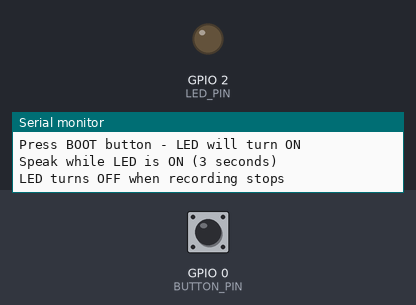
The sketch below on a simulated ESP32. Shown: output pins drawn as LEDs (lit = HIGH), the last lines printed to the serial monitor. The inputs (shaded band) are chosen by the test bench; at power-on: GPIO 0 (BUTTON_PIN) HIGH. WiFi joins after 1.5 s; servers stay silent unless stated; I2S audio is not simulated (input reads silence); uploads are accepted with an empty reply.

Above: at 4.6 s.
4.7 s: GPIO 0 (BUTTON_PIN) pulled LOW for 0.15 s
At 5.8 s:
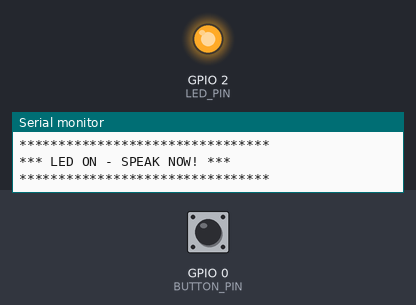
Timing chart, 0 to 9.3 s (numbered marks = the images above; inputs shaded):
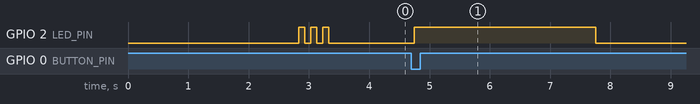

The sketch:

google_api_sst.ino
```cpp
#include <WiFi.h>
#include <WiFiClientSecure.h>
#include <driver/i2s.h>
#include "mbedtls/base64.h"

// WiFi credentials
const char* ssid = "Kverse";
const char* password = "12345678";

// Google Cloud API Key
const char* apiKey = "My Api Key";

// I2S pins for INMP441
#define I2S_WS 25
#define I2S_SD 32
#define I2S_SCK 33
#define I2S_PORT I2S_NUM_0

// Audio settings
#define SAMPLE_RATE 16000
#define RECORD_SECONDS 3
#define AUDIO_BUFFER_SIZE (SAMPLE_RATE * RECORD_SECONDS * 2)

int16_t* audioBuffer;
size_t audioSize = 0;

// DC offset
int32_t dcOffset = 0;
const float DC_ALPHA = 0.95;

#define BUTTON_PIN 0
#define LED_PIN 2  // Built-in LED

void setupI2S() {
  i2s_config_t i2s_config = {
    .mode = (i2s_mode_t)(I2S_MODE_MASTER | I2S_MODE_RX),
    .sample_rate = SAMPLE_RATE,
    .bits_per_sample = I2S_BITS_PER_SAMPLE_16BIT,
    .channel_format = I2S_CHANNEL_FMT_ONLY_LEFT,
    .communication_format = I2S_COMM_FORMAT_STAND_I2S,
    .intr_alloc_flags = ESP_INTR_FLAG_LEVEL1,
    .dma_buf_count = 8,
    .dma_buf_len = 1024,
    .use_apll = false,
    .tx_desc_auto_clear = false,
    .fixed_mclk = 0
  };

  i2s_pin_config_t pin_config = {
    .bck_io_num = I2S_SCK,
    .ws_io_num = I2S_WS,
    .data_out_num = I2S_PIN_NO_CHANGE,
    .data_in_num = I2S_SD
  };

  i2s_driver_install(I2S_PORT, &i2s_config, 0, NULL);
  i2s_set_pin(I2S_PORT, &pin_config);
  i2s_zero_dma_buffer(I2S_PORT);
}

void calibrateMic() {
  Serial.println("Calibrating...");
  delay(200);

  int32_t sum = 0;
  int cnt = 0;
  int16_t buf[256];
  size_t rd;

  for (int i = 0; i < 8; i++) {
    i2s_read(I2S_PORT, buf, sizeof(buf), &rd, portMAX_DELAY);
    for (int j = 0; j < rd / 2; j++) {
      sum += buf[j];
      cnt++;
    }
  }
  dcOffset = sum / cnt;
  Serial.printf("DC Offset: %d\n", dcOffset);
}

void recordAudio() {
  // Signal start
  digitalWrite(LED_PIN, HIGH);
  Serial.println("\n********************************");
  Serial.println("*** LED ON - SPEAK NOW! ***");
  Serial.println("********************************");

  size_t idx = 0;
  size_t maxSamples = AUDIO_BUFFER_SIZE / 2;
  int16_t buf[256];
  size_t rd;
  int32_t maxAmp = 0;

  unsigned long start = millis();
  while (millis() - start < RECORD_SECONDS * 1000 && idx < maxSamples) {
    i2s_read(I2S_PORT, buf, sizeof(buf), &rd, portMAX_DELAY);
    for (size_t i = 0; i < rd / 2 && idx < maxSamples; i++) {
      int16_t s = buf[i] - dcOffset;
      s = s * 2;  // 2x gain
      if (s > 32767) s = 32767;
      if (s < -32768) s = -32768;
      audioBuffer[idx++] = s;
      if (abs(s) > maxAmp) maxAmp = abs(s);
      dcOffset = DC_ALPHA * dcOffset + (1 - DC_ALPHA) * buf[i];
    }
  }

  audioSize = idx * 2;

  // Signal stop
  digitalWrite(LED_PIN, LOW);
  Serial.println("*** LED OFF - STOPPED ***\n");
  Serial.printf("Recorded %d bytes, max amplitude: %d\n", audioSize, maxAmp);
}

void encodeChunk(uint8_t* in, size_t inLen, char* out, size_t* outLen) {
  mbedtls_base64_encode((unsigned char*)out, *outLen, outLen, in, inLen);
}

String sendToGoogleSTT() {
  WiFiClientSecure client;
  client.setInsecure();

  Serial.println("Connecting to Google...");
  if (!client.connect("speech.googleapis.com", 443)) {
    Serial.println("Connection failed!");
    return "Connection failed";
  }

  size_t b64Size = ((audioSize + 2) / 3) * 4;

  String jsonStart = "{\"config\":{\"encoding\":\"LINEAR16\",\"sampleRateHertz\":16000,\"languageCode\":\"en-US\"},\"audio\":{\"content\":\"";
  String jsonEnd = "\"}}";

  size_t contentLength = jsonStart.length() + b64Size + jsonEnd.length();

  client.println("POST /v1/speech:recognize?key=" + String(apiKey) + " HTTP/1.1");
  client.println("Host: speech.googleapis.com");
  client.println("Content-Type: application/json");
  client.println("Content-Length: " + String(contentLength));
  client.println("Connection: close");
  client.println();

  client.print(jsonStart);

  Serial.println("Streaming audio...");
  const size_t chunkSize = 300;
  char b64Chunk[410];
  uint8_t* audioBytes = (uint8_t*)audioBuffer;

  for (size_t i = 0; i < audioSize; i += chunkSize) {
    size_t len = min(chunkSize, audioSize - i);
    size_t b64Len = sizeof(b64Chunk);
    encodeChunk(audioBytes + i, len, b64Chunk, &b64Len);
    client.write((uint8_t*)b64Chunk, b64Len);
    yield();
  }

  client.print(jsonEnd);

  Serial.println("Waiting for response...");

  unsigned long timeout = millis();
  while (client.connected() && !client.available()) {
    if (millis() - timeout > 30000) {
      Serial.println("Timeout!");
      client.stop();
      return "Timeout";
    }
    delay(10);
  }

  while (client.available()) {
    String line = client.readStringUntil('\n');
    if (line == "\r") break;
  }

  String response = "";
  while (client.available()) {
    response += client.readString();
  }
  client.stop();

  int jsonStart_idx = response.indexOf('{');
  if (jsonStart_idx > 0) {
    response = response.substring(jsonStart_idx);
  }

  Serial.println("--- Response ---");
  Serial.println(response.substring(0, 300));
  Serial.println("----------------");

  int idx = response.indexOf("\"transcript\": \"");
  if (idx < 0) idx = response.indexOf("\"transcript\":\"");

  if (idx > 0) {
    int start = response.indexOf("\"", idx + 13) + 1;
    int end = response.indexOf("\"", start);
    if (end > start) {
      String transcript = response.substring(start, end);
      Serial.println("SUCCESS: " + transcript);
      return transcript;
    }
  }

  if (response.indexOf("\"error\"") > 0) {
    return "API Error";
  }

  if (response.indexOf("results") > 0) {
    return "[Empty result]";
  }

  return "[No speech]";
}

void setup() {
  Serial.begin(115200);
  delay(1000);

  Serial.println("\n=== ESP32 Speech-to-Text ===\n");
  Serial.printf("Free heap: %d bytes\n", ESP.getFreeHeap());

  pinMode(BUTTON_PIN, INPUT_PULLUP);
  pinMode(LED_PIN, OUTPUT);
  digitalWrite(LED_PIN, LOW);

  audioBuffer = (int16_t*)malloc(AUDIO_BUFFER_SIZE);
  if (!audioBuffer) {
    Serial.println("Buffer allocation failed!");
    while (1);
  }
  Serial.printf("Audio buffer: %d bytes\n", AUDIO_BUFFER_SIZE);

  WiFi.begin(ssid, password);
  Serial.print("WiFi");
  while (WiFi.status() != WL_CONNECTED) {
    delay(500);
    Serial.print(".");
  }
  Serial.println(" Connected!");

  setupI2S();
  calibrateMic();

  // Blink LED to show ready
  for (int i = 0; i < 3; i++) {
    digitalWrite(LED_PIN, HIGH);
    delay(100);
    digitalWrite(LED_PIN, LOW);
    delay(100);
  }

  Serial.println("\n=== READY! ===");
  Serial.println("Press BOOT button - LED will turn ON");
  Serial.println("Speak while LED is ON (3 seconds)");
  Serial.println("LED turns OFF when recording stops\n");
}

void loop() {
  if (digitalRead(BUTTON_PIN) == LOW) {
    delay(50);
    if (digitalRead(BUTTON_PIN) == LOW) {
      memset(audioBuffer, 0, AUDIO_BUFFER_SIZE);
      recordAudio();

      String result = sendToGoogleSTT();

      Serial.println("\n========== RESULT ==========");
      Serial.println(result);
      Serial.println("============================\n");

      while (digitalRead(BUTTON_PIN) == LOW) delay(10);
      Serial.println("Ready...\n");
    }
  }
  delay(10);
}
```

Measured:
- after the input at 4.7 s, GPIO 2 (LED_PIN): LOW → HIGH after 0.05 s, → LOW 3.0 s later
